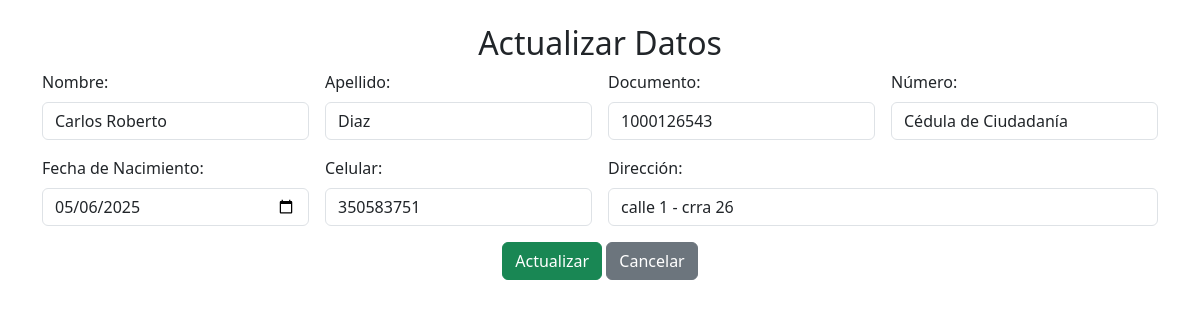
The page /Crud_usuarios/modelo/modificar.php?id=15&tabla=empleados on the database its author committed.
### tables this page shows
CREATE TABLE `empleados` (
  `id_empleado` int(11) NOT NULL,
  `nombre` varchar(100) NOT NULL,
  `apellido` varchar(100) NOT NULL,
  `documento` varchar(100) DEFAULT NULL,
  `numero` varchar(100) DEFAULT NULL,
  `fecha` date NOT NULL,
  `rol` varchar(100) NOT NULL,
  `correo` varchar(100) NOT NULL,
  `celular` int(50) NOT NULL,
  `direccion` varchar(100) NOT NULL,
  `contraseña` varchar(255) NOT NULL
);

### Crud_usuarios/modelo/modificar.php (called while the page is built, shortened)
<?php
require '../modelo/modelo.php';
$id = $_REQUEST['id'] ?? null;
$tabla = $_REQUEST['tabla'] ?? null;
$campo_id = ($tabla === 'clientes') ? 'id_cliente' : 'id_empleado';
$stmt = $conect->prepare("SELECT * FROM $tabla WHERE $campo_id = :id");
$stmt->bindParam(':id', $id, PDO::PARAM_INT);
$stmt->execute();
$registro = $stmt->fetch(PDO::FETCH_ASSOC);
require '../vista/update.php';
?>

### Crud_usuarios/vista/update.php (the view, shortened to what this page needs)
<!DOCTYPE html>
<html lang="es">
<head>
    <link href="https://cdn.jsdelivr.net/npm/bootstrap@5.3.0/dist/css/bootstrap.min.css" rel="stylesheet">
</head>
<body>
<div class="container mt-4">
    <h2 class="text-center">Actualizar Datos</h2>
    <form action="../modelo/modificar.php" method="POST" class="row g-3">
        <?php
        $campos = [
            'nombre' => 'Nombre',
            'apellido' => 'Apellido',
            'documento' => 'Documento',
            'numero' => 'Número',
            'fecha' => 'Fecha de Nacimiento',
            'celular' => 'Celular',
            'direccion' => 'Dirección'
        ];
        foreach ($campos as $campo => $label): ?>
            <div class="col-md-<?= ($campo == 'direccion') ? '6' : '3' ?>">
                <label for="<?= $campo ?>" class="form-label"><?= $label ?>:</label>
                <input type="<?= ($campo == 'fecha') ? 'date' : 'text' ?>"
                       id="<?= $campo ?>"
                       name="<?= $campo ?>"
                       class="form-control"
                       required
                       maxlength="<?= ($campo == 'direccion') ? '100' : '30' ?>"
                       value="<?= htmlspecialchars($registro[$campo] ?? '') ?>">
            </div>
        <?php endforeach; ?>
        <div class="col-12 text-center">
            <button type="submit" class="btn btn-success">Actualizar</button>
            <button type="button" class="btn btn-secondary" onclick="cancelar()">Cancelar</button>
        </div>
    </form>
</div>
</body>
</html>

### rows shown on the page
empleados: nombre "Carlos Roberto", apellido "Diaz", documento "1000126543", numero "Cédula de Ciudadanía", fecha "05/06/2025", celular "350583751", direccion "calle 1 - crra 26"

### other values the page prints
$label "Nombre"
$label "Apellido"
$label "Documento"
$label "Número"
$label "Fecha de Nacimiento"
$label "Celular"
$label "Dirección"
